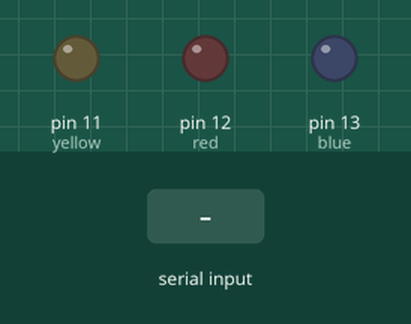
Bench run of a sketch on a simulated Arduino Uno, built with avr-gcc and run on an emulated ATmega328P. Shown: output pins drawn as LEDs (lit = HIGH). Inputs (shaded band) come from the test bench.

Above: at 1.2 s.
1.3 s: "90,45\n" received over Serial
2.8 s: "30,150\n" received over Serial
4.3 s: "2\n" received over Serial
At 5.5 s:
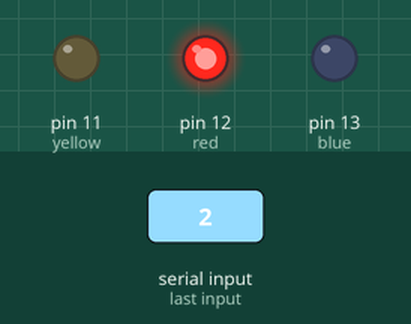
5.8 s: "1\n" received over Serial
At 6.7 s:
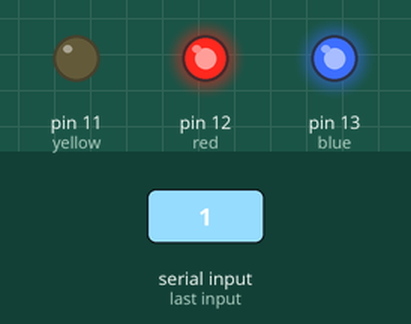
7.3 s: "4\n" received over Serial
At 7.9 s:
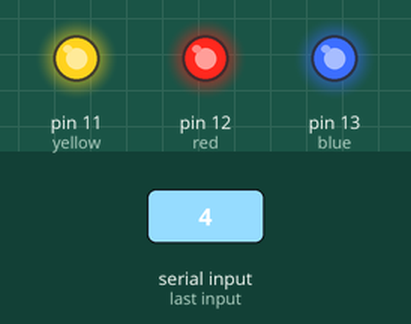
8.8 s: "0\n" received over Serial
At 10.2 s:
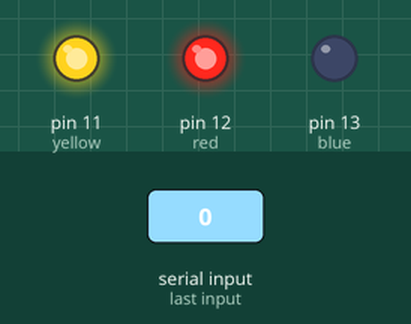
Timing chart, 0 to 11.3 s (numbered marks = the images above; inputs shaded):
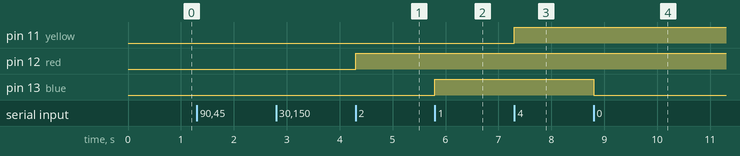

The sketch:

Bot.ino
```cpp
int blue = 13;
int red = 12;
int yellow = 11;
int val = 0;
void setup() {
  Serial.begin(9600);
  Serial.flush();
  pinMode(blue, OUTPUT);
  pinMode(red, OUTPUT);
  pinMode(yellow, OUTPUT);
  digitalWrite(blue, LOW);
  digitalWrite(red, LOW);
  digitalWrite(yellow, LOW);

}
void loop() {
  if (Serial.available() > 0){
    val = char(Serial.read())-'0';
    if(val == 1){
      digitalWrite(blue, HIGH);
      }
    if(val == 0){
      digitalWrite(blue, LOW);
      }
    if(val == 2){
      digitalWrite(red, HIGH);
      }
    if(val == 3){
      digitalWrite(red, LOW);
      }
    if(val == 4){
      digitalWrite(yellow, HIGH);
      }
    if(val == 5){
      digitalWrite(yellow, LOW);
      }
  }
}
```

Measured:
- after the input at 4.3 s, pin 12 (red): LOW → HIGH at once
- after the input at 5.8 s, pin 13 (blue): LOW → HIGH at once
- after the input at 7.3 s, pin 11 (yellow): LOW → HIGH at once
- after the input at 8.8 s, pin 13 (blue): HIGH → LOW at once
